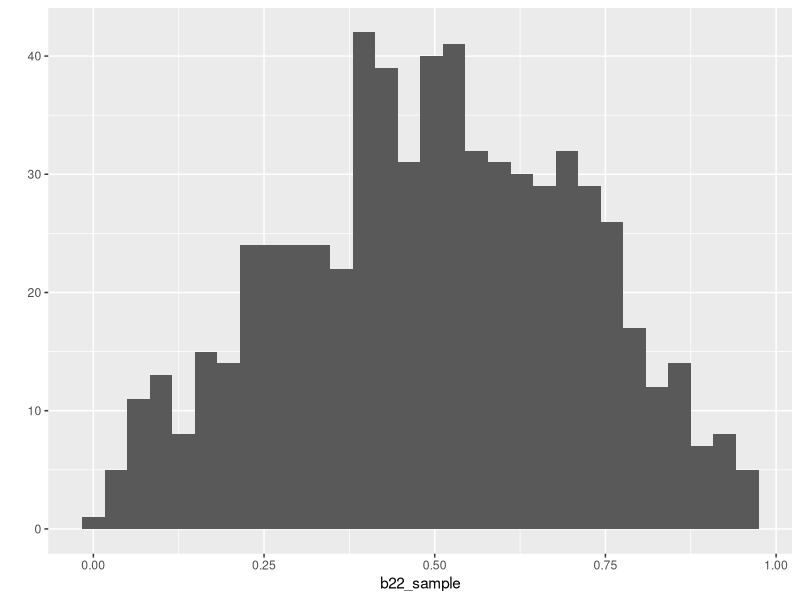

This chart was generated by the following R code:
library(ggplot2)
samp_size = 650
unit_interval = c(0,1,2,3,4,5,6,7,8,9,10) / 10
b22_sample = rbeta(samp_size, 2, 2)
qplot(b22_sample)
